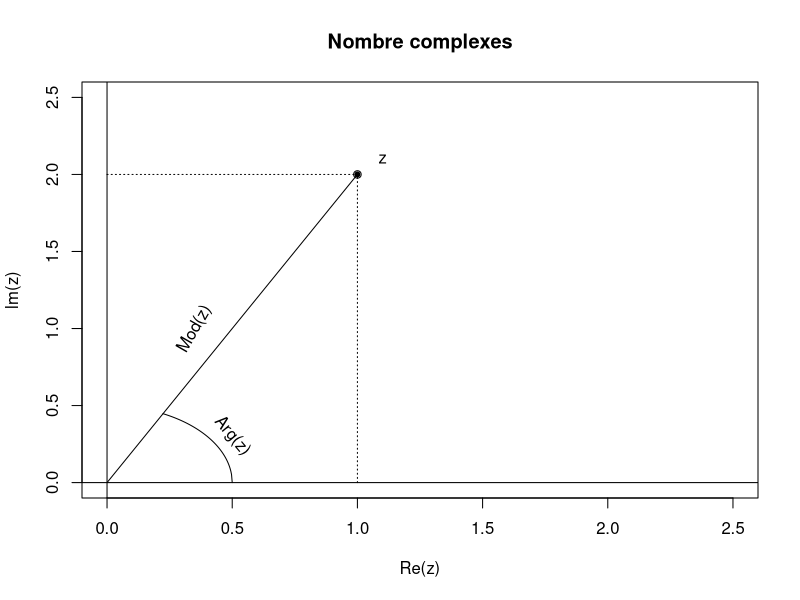

The R source for this figure:
setwd("c:/TraveauxR")
z<- 1+2i
plot(z,xlim =c(0.0,2.5),ylim=c(0.0,2.5),xlab=NULL,ylab="lm(z)",main = "Nombre complexes")
abline(v=0,h=0)
segments(0,0,Re(z),Im(z))
text(Re(z)+0.1,Im(z)+0.1,"z")
points(Re(z),Im(z),pch=20)
segments(Re(z),0,Re(z),Im(z),lty=3)
segments(0,Im(z),Re(z),Im(z),lty = 3)
text(0.35,Im(z)/2,"Mod(z)",srt=60)
text(Re(z)/2,0.3,"Arg(z)",srt=-50)


r<-0.5
x<-seq(from =Re(r*exp(1i*Arg(z))),to=r,length=100)
y<-sqrt(0.5^2-x^2)
points(x,y,type="l")
